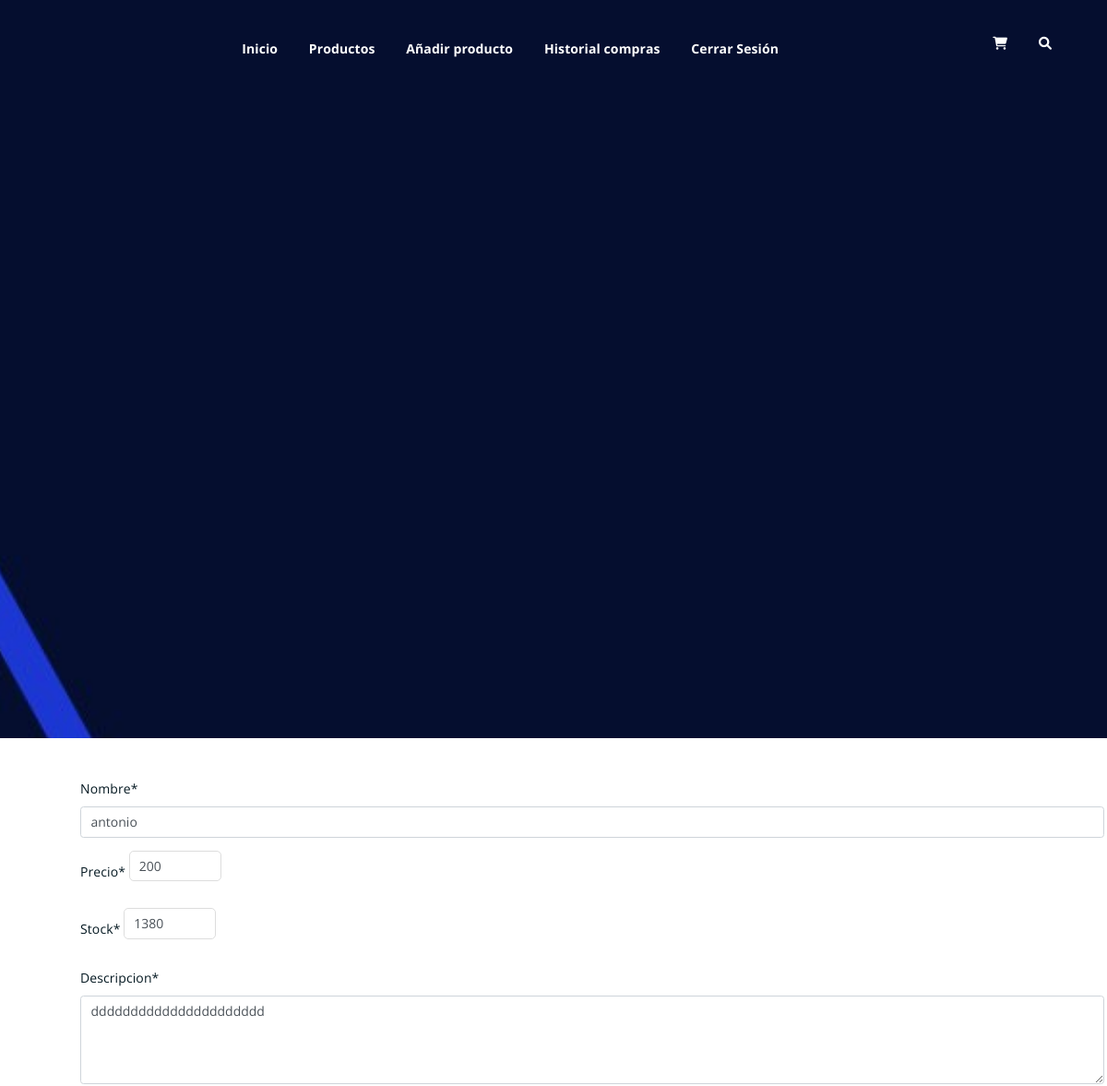
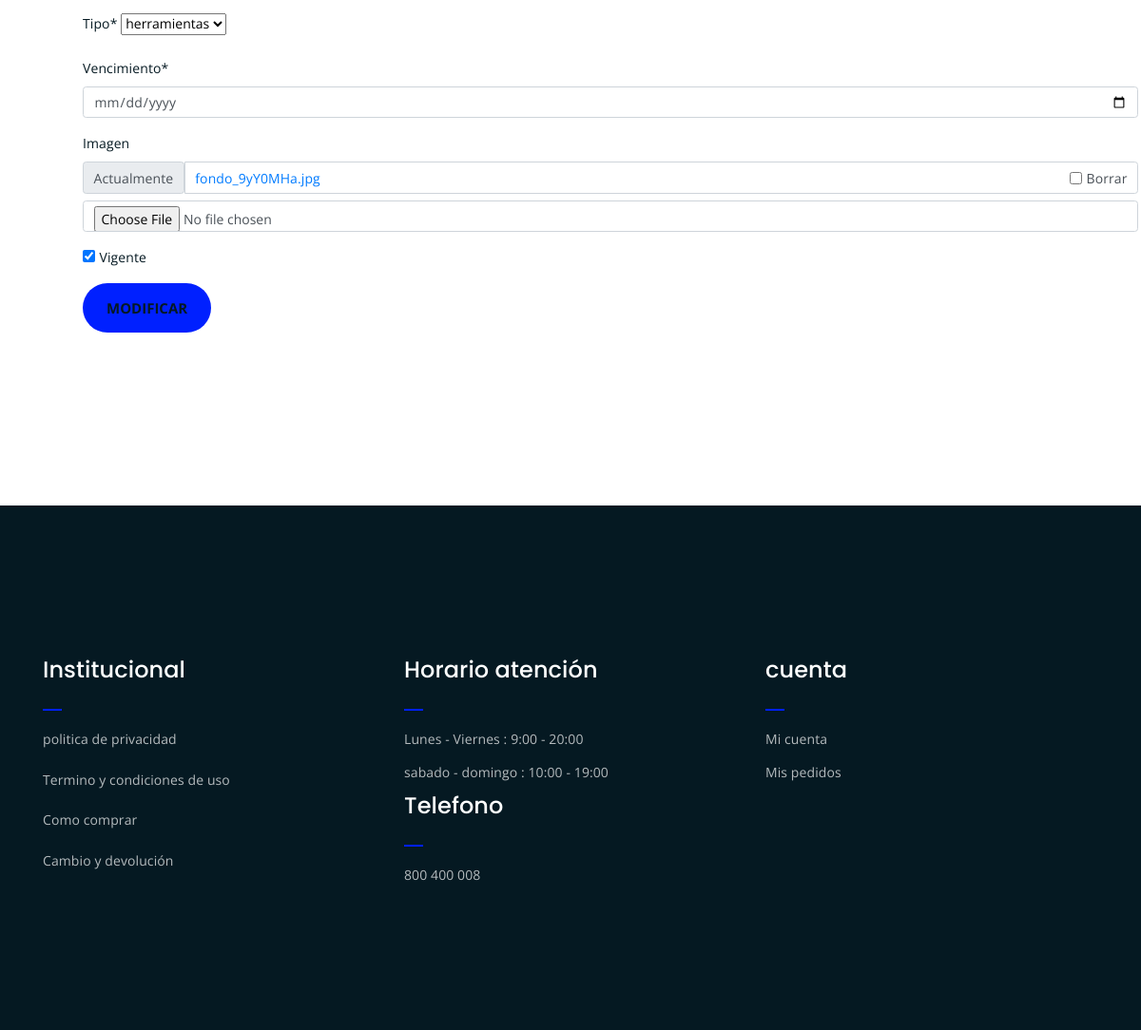
Page /update/5/ (signed in) on the committed database (2 pictures, top to bottom).
### core/models.py (models this page shows, shortened)
class Producto(models.Model):
    nombre = models.CharField(max_length=50)
    precio = models.IntegerField()
    stock = models.IntegerField()
    descripcion = models.CharField(max_length=250)
    tipo = models.ForeignKey(TipoProducto, on_delete=models.CASCADE)
    vencimiento = models.DateField(default=date.today)
    imagen = models.ImageField(null=True, blank=True)
    vigente = models.BooleanField()

class TipoProducto(models.Model):
    descripcion = models.CharField(max_length=50)
    def __str__(self):
        return self.descripcion

### core/views.py (the view)
# urls.py: path('update/<id>/', update, name="update"),
def update(request, id):
    producto = Producto.objects.get(id=id) # OBTIENE UN PRODUCTO POR EL ID
    data = {
        'form' : ProductoForm(instance=producto) # CARGAMOS EL PRODUCTO EN EL FORMULARIO
    }
    if request.method == 'POST':
        formulario = ProductoForm(data=request.POST, instance=producto, files=request.FILES) # NUEVA INFORMACION
        if formulario.is_valid():
            formulario.save() # INSERT INTO.....
            messages.success(request, "Producto modificado correctamente")
            data['form'] = formulario # CARGA LA NUEVA INFOR EN EL FORMULARIO
    return render(request, 'core/update-product.html', data)

### core/forms.py
class ProductoForm(ModelForm):
    nombre = forms.CharField(min_length=4, widget=forms.TextInput(attrs={"placeholder": "Ingrese Nombre"}))
    precio = forms.IntegerField(min_value=1, widget=forms.NumberInput(attrs={"placeholder": "Ingrese Precio"}))
    stock = forms.IntegerField(min_value=0, widget=forms.NumberInput(attrs={"placeholder": "Ingrese Stock"}))
    descripcion = forms.CharField(min_length=10, max_length=250, widget=forms.Textarea(attrs={"rows": 4}))
    class Meta:
        model = Producto
        fields = '__all__'
        widgets = {
            'vencimiento': forms.DateInput(attrs={'type': 'date'})
        }

### core/templates/core/update-product.html (shortened to what this page needs)
{% extends 'core/base.html' %}
{% load static %}
{% load crispy_forms_tags %}
{% block contenido %}
<div class="container">
    <div class="row">
        <div class="col-12 m-5">
            <form action="" method="POST" enctype="multipart/form-data">
                <table>
                    {{ form | crispy }}
                </table>
                <input type="submit" class="btn btn-success" value="Modificar">
            </form>
            <br><br><br><br><br>
        </div>
    </div>
</div>
{% endblock %}

### core/static/core/css/style.css (style rules this page uses)
.row { display: flex; justify-content: flex-start; }
input[type="number"] { padding: 8px; border: 1px solid #ccc; border-radius: 4px; display: inline-block; vertical-align: middle; }

### core/static/core/css/main.css (style rules this page uses)
a { cursor: pointer; text-decoration: none; -webkit-transition: all 0.2s ease-in-out; -o-transition: all 0.2s ease-in-out; transition: all 0.2s ease-in-out; }
input[type="submit"] { -webkit-transition: 0.3s; -o-transition: 0.3s; transition: 0.3s; border-radius: 50px !important; }
input[type="submit"] { background-color: #0020FF; color: #051922; font-weight: 700; text-transform: uppercase; font-size: 15px; border: none !important; cursor: pointer; padding: 15px 25px; border-radius: 3px; }
input[type="number"] { border: 1px solid #ddd; border-radius: 5px; padding: 10px; width: 100px; margin-bottom: 15px; }

### rows in the picture
Producto: nombre "antonio", precio "200", stock "1380", descripcion "dddddddddddddddddddddd", tipo "herramientas", vigente "☑"
